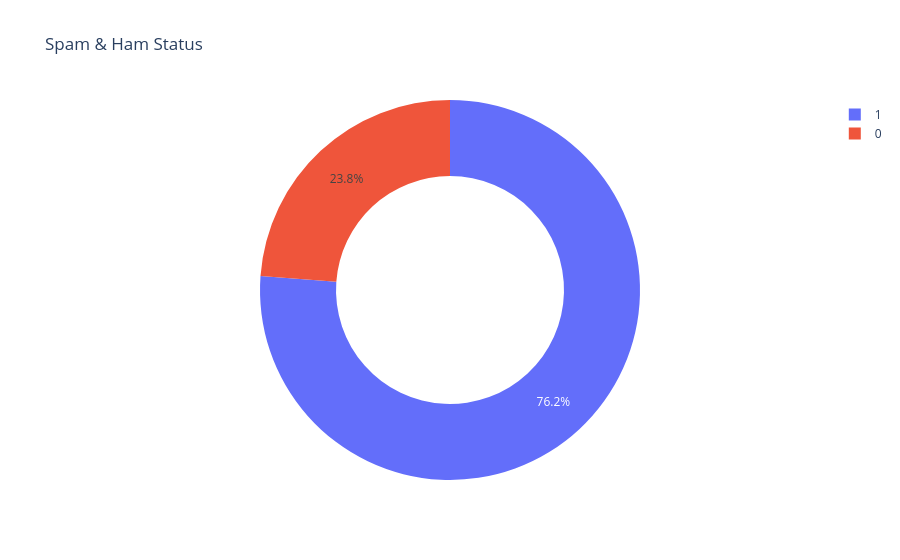

The cell this chart's notebook holds for it:
### Code cell
postive_col = df['Positive'].value_counts()
index=postive_col.index
values=postive_col.values

# pie_df=pd.DataFrame(
#    {
#     "Spam or Ham":index,
#     "Count":values
#    }
# )

figure=px.pie(
    df['Positive'].value_counts(),
    values=values,
    names=index,
    hole=.60,
    title="Spam & Ham Status"
)
figure.show()

### Figure 1 — Plotly figure (JSON) as saved in the notebook; plotly's stock layout.template omitted (floating-point values rounded to 4 significant figures)
{"data": [{"domain": {"x": [0, 1], "y": [0, 1]}, "hole": 0.6, "hovertemplate": "label=%{label}<br>value=%{value}<extra></extra>", "labels": [1, 0], "legendgroup": "", "name": "", "showlegend": true, "type": "pie", "values": [15233, 4767]}], "layout": {"legend": {"tracegroupgap": 0}, "title": {"text": "Spam & Ham Status"}}}
